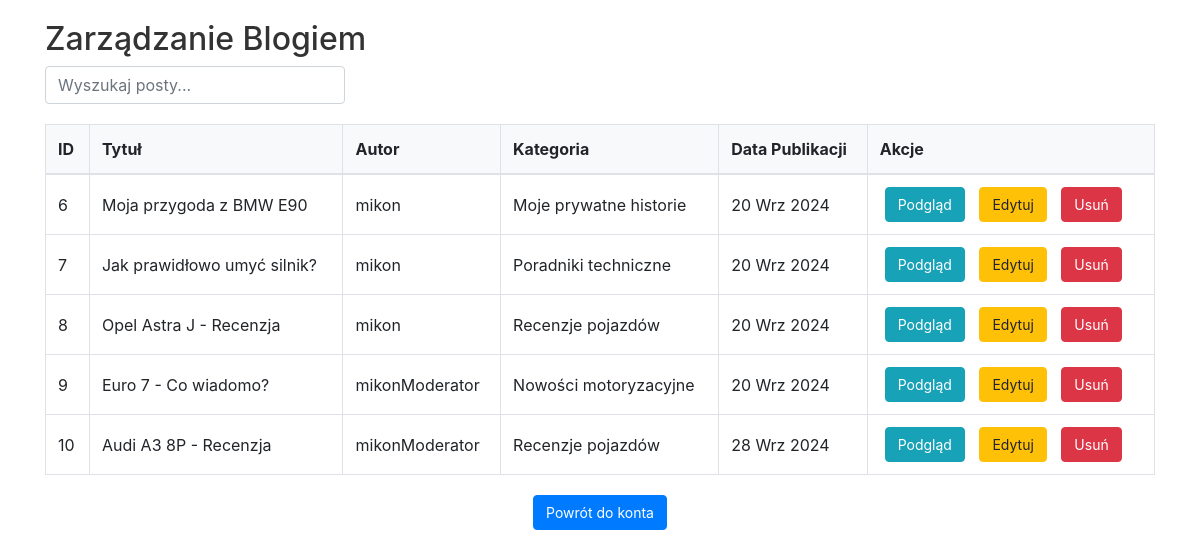
Screenshot of /blog_management/ (signed in) with the database file from the repository.
### motoSpektakl/models.py (models this page shows, shortened)
class Post(models.Model):
    CATEGORY_CHOICES = [
        ('nowości', 'Nowości motoryzacyjne'),
        ('recenzje', 'Recenzje pojazdów'),
        ('poradniki', 'Poradniki techniczne'),
        ('historie', 'Moje prywatne historie'),
    ]
    title = models.CharField(max_length=200)  # Tytuł postu
    content = models.TextField()  # Treść postu
    image = models.ImageField(upload_to='images/', null=True, blank=True)  # Zdjęcie postu
    author = models.ForeignKey(User, on_delete=models.CASCADE)  # Autor postu
    category = models.CharField(max_length=20, choices=CATEGORY_CHOICES, default='nowości')  # Kategoria postu
    created_at = models.DateTimeField(auto_now_add=True)  # Data utworzenia
    updated_at = models.DateTimeField(auto_now=True)  # Data ostatniej aktualizacji
    likes = models.PositiveIntegerField(default=0)
    dislikes = models.PositiveIntegerField(default=0)

### motoSpektakl/views.py (the view)
# urls.py: path('blog_management/', views.blog_management, name='blog_management'),
@staff_member_required
def blog_management(request):
    posts = Post.objects.all()
    return render(request, 'blog_management.html', {'posts': posts})

### motoSpektakl/templates/blog_management.html (shortened to what this page needs)
<!DOCTYPE html>
<html lang="en">
<head>
    <link rel="stylesheet" href="https://stackpath.bootstrapcdn.com/bootstrap/4.3.1/css/bootstrap.min.css">
</head>
<body>
    <div class="container">
        <h2>Zarządzanie Blogiem</h2>
        <div class="search-bar">
            <input type="text" class="form-control" placeholder="Wyszukaj posty...">
        </div>
        <table class="table table-bordered">
            <thead>
                <tr>
                    <th>ID</th>
                    <th>Tytuł</th>
                    <th>Autor</th>
                    <th>Kategoria</th>
                    <th>Data Publikacji</th>
                    <th>Akcje</th>
                </tr>
            </thead>
            <tbody>
                {% for post in posts %}
                <tr>
                    <td>{{ post.id }}</td>
                    <td>{{ post.title }}</td>
                    <td>{{ post.author.username }}</td>
                    <td>{{ post.get_category_display }}</td>
                    <td>{{ post.created_at|date:"d M Y" }}</td>
                    <td>
                        <a href="{% url 'blog_detail' post.id %}" class="btn btn-info">Podgląd</a>
                        <a href="{% url 'edit_post' post.id %}" class="btn btn-warning">Edytuj</a>
                        <a href="{% url 'delete_post' post.id %}" class="btn btn-danger" onclick="return confirm('Czy na pewno chcesz usunąć ten post?');">Usuń</a>
                    </td>
                </tr>
                {% empty %}
                <tr>
                    <td colspan="6" class="text-center">Brak postów do wyświetlenia.</td>
                </tr>
                {% endfor %}
            </tbody>
        </table>
        <div class="text-center back-btn">
            <a href="{% url 'account' %}" class="btn btn-primary">Powrót do konta</a>
        </div>
    </div>
</body>
</html>

### motoSpektakl/templates/blog_management.html (style rules this page uses)
body { background-color: #fff; color: #333; }
.container { margin-top: 20px; }
.table thead th { background-color: #f8f9fa; }
.btn { font-size: 0.875rem; margin: 0 5px; }
.table td, .table th { vertical-align: middle; }
.search-bar { margin-bottom: 20px; display: flex; justify-content: space-between; align-items: center; }
.search-bar input { max-width: 300px; }
.back-btn { margin-top: 20px; }

### rows the page displays
Post: id "6", title "Moja przygoda z BMW E90", author.username "mikon", category "Moje prywatne historie", created_at "20 Wrz 2024"
Post: id "7", title "Jak prawidłowo umyć silnik?", author.username "mikon", category "Poradniki techniczne", created_at "20 Wrz 2024"
Post: id "8", title "Opel Astra J - Recenzja", author.username "mikon", category "Recenzje pojazdów", created_at "20 Wrz 2024"
Post: id "9", title "Euro 7 - Co wiadomo?", author.username "mikonModerator", category "Nowości motoryzacyjne", created_at "20 Wrz 2024"
Post: id "10", title "Audi A3 8P - Recenzja", author.username "mikonModerator", category "Recenzje pojazdów", created_at "28 Wrz 2024"
